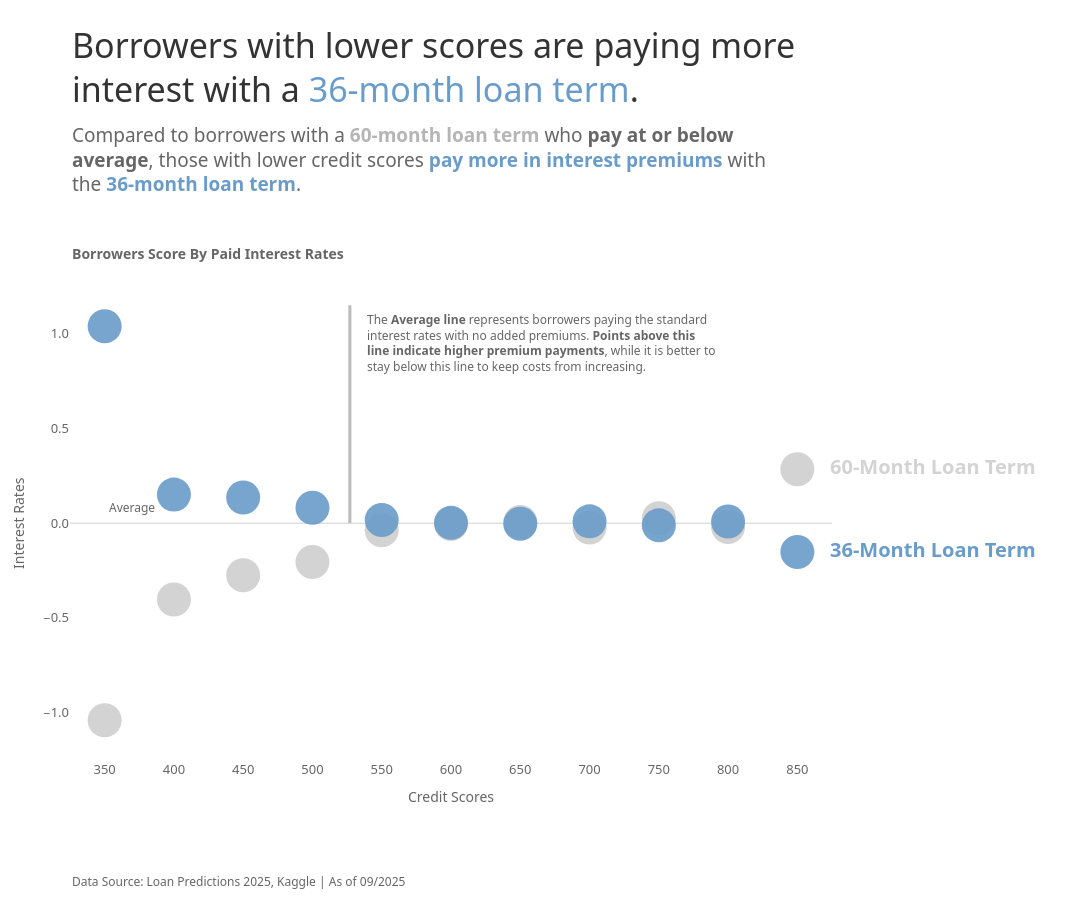

Source (notebook cell):
### Code cell
"""
Interactive Plotly recreation of the Tableau viz:
"Borrowers with lower scores are paying more interest with a 36-month loan term."

Metric:
    1. Bin credit scores into buckets of 50 (floor): 350, 400, ... 850
    2. Average interest rate per bucket and loan term
    3. Subtract the average of ALL borrowers in that bucket
       -> interest premium vs. the bucket average (0 = average)

Usage:
    pip install pandas plotly
    (in a Jupyter notebook, run:  %pip install pandas plotly  in a cell first)
    python loan_term_premium_plotly.py        # opens the chart in your browser
"""

import pandas as pd
import plotly.graph_objects as go

DATA_PATH = "loan_dataset.csv"
BLUE = "#6A9CC9"
LIGHT_GRAY = "#D3D3D3"
MID_GRAY = "#B5B5B5"
DARK_GRAY = "#666666"
TITLE_COLOR = "#333333"
FONT = "Tableau Book, Segoe UI, Helvetica Neue, Arial, sans-serif"

# ----------------------------------------------------------------------------
# Data prep
# ----------------------------------------------------------------------------
df = pd.read_csv(DATA_PATH)
df["score_bin"] = (df["credit_score"] // 50) * 50

by_term = df.groupby(["score_bin", "loan_term"])["interest_rate"].agg(["mean", "count"])
avg_rate = by_term["mean"].unstack("loan_term")
counts = by_term["count"].unstack("loan_term")
bin_avg = df.groupby("score_bin")["interest_rate"].mean()
premium = avg_rate.sub(bin_avg, axis=0)

x = premium.index.tolist()


def hover(term):
    """Custom hover text with the raw numbers behind each dot."""
    return [
        f"<b>{term}-month loan term</b><br>"
        f"Credit score bucket: {b}–{b + 49}<br>"
        f"Premium vs. bucket avg: {premium.loc[b, term]:+.2f} pts<br>"
        f"Avg rate: {avg_rate.loc[b, term]:.2f}%<br>"
        f"Borrowers: {int(counts.loc[b, term]):,}"
        for b in x
    ]


# ----------------------------------------------------------------------------
# Figure
# ----------------------------------------------------------------------------
fig = go.Figure()

# 60-month first so 36-month renders on top
fig.add_trace(go.Scatter(
    x=x, y=premium[60], mode="markers", name="60-Month Loan Term",
    marker=dict(size=34, color=LIGHT_GRAY),
    hovertext=hover(60), hoverinfo="text",
))
fig.add_trace(go.Scatter(
    x=x, y=premium[36], mode="markers", name="36-Month Loan Term",
    marker=dict(size=34, color=BLUE, opacity=0.9),
    hovertext=hover(36), hoverinfo="text",
))

# Average (zero) line
fig.add_hline(y=0, line=dict(color="#D0D0D0", width=1), layer="below")

# Vertical annotation bar
fig.add_shape(type="line", x0=527, x1=527, y0=0, y1=1.15,
              line=dict(color="#BBBBBB", width=3), layer="below")

# --- Text annotations (HTML spans give us multi-colored text) ----------------
def note(text, x, y, size, color=DARK_GRAY, xref="paper", yref="paper",
         xanchor="left", yanchor="top", **kw):
    fig.add_annotation(
        text=text, x=x, y=y, xref=xref, yref=yref, showarrow=False,
        xanchor=xanchor, yanchor=yanchor, align="left",
        font=dict(size=size, color=color, family=FONT), **kw,
    )


# Headline
note(
    f"Borrowers with lower scores are paying more<br>"
    f"interest with a <span style='color:{BLUE}'>36-month loan term</span>.",
    x=0, y=1.0, size=34, color=TITLE_COLOR,
)

# Sub-headline
note(
    f"Compared to borrowers with a "
    f"<b style='color:{MID_GRAY}'>60-month loan term</b> who "
    f"<b>pay at or below<br>average</b>, those with lower credit scores "
    f"<b style='color:{BLUE}'>pay more in interest premiums</b> with<br>"
    f"the <b style='color:{BLUE}'>36-month loan term</b>.",
    x=0, y=0.865, size=19,
)

# Chart title
note("<b>Borrowers Score By Paid Interest Rates</b>", x=0, y=0.70, size=14)

# Explanatory note next to the vertical bar
note(
    "The <b>Average line</b> represents borrowers paying the standard<br>"
    "interest rates with no added premiums. <b>Points above this<br>"
    "line indicate higher premium payments</b>, while it is better to<br>"
    "stay below this line to keep costs from increasing.",
    x=535, y=1.13, xref="x", yref="y", size=12, xshift=4,
)

# "Average" label on the zero line
note("Average", x=352, y=0.03, xref="x", yref="y", size=12, yanchor="bottom")

# Direct labels (replace the legend)
note(f"<b>60-Month Loan Term</b>", x=872, y=0.30, xref="x", yref="y",
     size=20, color=LIGHT_GRAY, yanchor="middle")
note(f"<b>36-Month Loan Term</b>", x=872, y=-0.14, xref="x", yref="y",
     size=20, color=BLUE, yanchor="middle")

# Source footer
note("Data Source: Loan Predictions 2025, Kaggle | As of 09/2025",
     x=0, y=-0.15, size=12)

# --- Layout ------------------------------------------------------------------
fig.update_layout(
    template="plotly_white",
    font=dict(family=FONT, color=DARK_GRAY),
    showlegend=False,
    width=1100, height=900,
    margin=dict(l=70, r=260, t=20, b=140),
    plot_bgcolor="white", paper_bgcolor="white",
    hoverlabel=dict(bgcolor="white", font=dict(family=FONT, size=13, color=DARK_GRAY)),
    xaxis=dict(
        title=dict(text="Credit Scores", font=dict(size=14)),
        tickmode="array", tickvals=x, tickfont=dict(size=13),
        range=[325, 875], showgrid=False, zeroline=False, ticks="",
    ),
    yaxis=dict(
        title=dict(text="Interest Rates", font=dict(size=14)),
        tickvals=[-1, -0.5, 0, 0.5, 1], tickformat=".1f", tickfont=dict(size=13),
        range=[-1.25, 1.25], showgrid=False, zeroline=False, ticks="",
        domain=[0.0, 0.64],
    ),
)

# Display the chart (inline in a Jupyter notebook, or in your browser from a .py script)
fig.show(config={"displayModeBar": False})

### Figure 1 — Plotly figure (JSON) as saved in the notebook; plotly's stock layout.template omitted (floating-point values rounded to 4 significant figures)
{"data": [{"hoverinfo": "text", "hovertext": ["<b>60-month loan term</b><br>Credit score bucket: 350–399<br>Premium vs. bucket avg: -1.04 pts<br>Avg rate: 18.42%<br>Borrowers: 1", "<b>60-month loan term</b><br>Credit score bucket: 400–449<br>Premium vs. bucket avg: -0.40 pts<br>Avg rate: 16.29%<br>Borrowers: 3", "<b>60-month loan term</b><br>Credit score bucket: 450–499<br>Premium vs. bucket avg: -0.28 pts<br>Avg rate: 15.91%<br>Borrowers: 30", "<b>60-month loan term</b><br>Credit score bucket: 500–549<br>Premium vs. bucket avg: -0.21 pts<br>Avg rate: 15.37%<br>Borrowers: 151", "<b>60-month loan term</b><br>Credit score bucket: 550–599<br>Premium vs. bucket avg: -0.04 pts<br>Avg rate: 14.31%<br>Borrowers: 607", "<b>60-month loan term</b><br>Credit score bucket: 600–649<br>Premium vs. bucket avg: -0.00 pts<br>Avg rate: 13.46%<br>Borrowers: 1,182", "<b>60-month loan term</b><br>Credit score bucket: 650–699<br>Premium vs. bucket avg: +0.01 pts<br>Avg rate: 12.48%<br>Borrowers: 1,707", "<b>60-month loan term</b><br>Credit score bucket: 700–749<br>Premium vs. bucket avg: -0.02 pts<br>Avg rate: 11.50%<br>Borrowers: 1,355", "<b>60-month loan term</b><br>Credit score bucket: 750–799<br>Premium vs. bucket avg: +0.03 pts<br>Avg rate: 10.69%<br>Borrowers: 702", "<b>60-month loan term</b><br>Credit score bucket: 800–849<br>Premium vs. bucket avg: -0.02 pts<br>Avg rate: 9.52%<br>Borrowers: 232", "<b>60-month loan term</b><br>Credit score bucket: 850–899<br>Premium vs. bucket avg: +0.28 pts<br>Avg rate: 9.12%<br>Borrowers: 49"], "marker": {"color": "#D3D3D3", "size": 34}, "mode": "markers", "name": "60-Month Loan Term", "type": "scatter", "x": [350, 400, 450, 500, 550, 600, 650, 700, 750, 800, 850], "y": [-1.04, -0.4024, -0.2751, -0.205, -0.03761, -0.004428, 0.005928, -0.0226, 0.02631, -0.01963, 0.2849]}, {"hoverinfo": "text", "hovertext": ["<b>36-month loan term</b><br>Credit score bucket: 350–399<br>Premium vs. bucket avg: +1.04 pts<br>Avg rate: 20.50%<br>Borrowers: 1", "<b>36-month loan term</b><br>Credit score bucket: 400–449<br>Premium vs. bucket avg: +0.15 pts<br>Avg rate: 16.84%<br>Borrowers: 8", "<b>36-month loan term</b><br>Credit score bucket: 450–499<br>Premium vs. bucket avg: +0.14 pts<br>Avg rate: 16.32%<br>Borrowers: 61", "<b>36-month loan term</b><br>Credit score bucket: 500–549<br>Premium vs. bucket avg: +0.08 pts<br>Avg rate: 15.65%<br>Borrowers: 380", "<b>36-month loan term</b><br>Credit score bucket: 550–599<br>Premium vs. bucket avg: +0.02 pts<br>Avg rate: 14.36%<br>Borrowers: 1,355", "<b>36-month loan term</b><br>Credit score bucket: 600–649<br>Premium vs. bucket avg: +0.00 pts<br>Avg rate: 13.46%<br>Borrowers: 2,842", "<b>36-month loan term</b><br>Credit score bucket: 650–699<br>Premium vs. bucket avg: -0.00 pts<br>Avg rate: 12.47%<br>Borrowers: 3,959", "<b>36-month loan term</b><br>Credit score bucket: 700–749<br>Premium vs. bucket avg: +0.01 pts<br>Avg rate: 11.53%<br>Borrowers: 3,153", "<b>36-month loan term</b><br>Credit score bucket: 750–799<br>Premium vs. bucket avg: -0.01 pts<br>Avg rate: 10.65%<br>Borrowers: 1,634", "<b>36-month loan term</b><br>Credit score bucket: 800–849<br>Premium vs. bucket avg: +0.01 pts<br>Avg rate: 9.55%<br>Borrowers: 496", "<b>36-month loan term</b><br>Credit score bucket: 850–899<br>Premium vs. bucket avg: -0.15 pts<br>Avg rate: 8.68%<br>Borrowers: 92"], "marker": {"color": "#6A9CC9", "opacity": 0.9, "size": 34}, "mode": "markers", "name": "36-Month Loan Term", "type": "scatter", "x": [350, 400, 450, 500, 550, 600, 650, 700, 750, 800, 850], "y": [1.04, 0.1509, 0.1353, 0.08146, 0.01685, 0.001842, -0.002556, 0.009713, -0.0113, 0.00918, -0.1518]}], "layout": {"annotations": [{"align": "left", "font": {"color": "#333333", "family": "Tableau Book, Segoe UI, Helvetica Neue, Arial, sans-serif", "size": 34}, "showarrow": false, "text": "Borrowers with lower scores are paying more<br>interest with a <span style='color:#6A9CC9'>36-month loan term</span>.", "x": 0, "xanchor": "left", "xref": "paper", "y": 1, "yanchor": "top", "yref": "paper"}, {"align": "left", "font": {"color": "#666666", "family": "Tableau Book, Segoe UI, Helvetica Neue, Arial, sans-serif", "size": 19}, "showarrow": false, "text": "Compared to borrowers with a <b style='color:#B5B5B5'>60-month loan term</b> who <b>pay at or below<br>average</b>, those with lower credit scores <b style='color:#6A9CC9'>pay more in interest premiums</b> with<br>the <b style='color:#6A9CC9'>36-month loan term</b>.", "x": 0, "xanchor": "left", "xref": "paper", "y": 0.865, "yanchor": "top", "yref": "paper"}, {"align": "left", "font": {"color": "#666666", "family": "Tableau Book, Segoe UI, Helvetica Neue, Arial, sans-serif", "size": 14}, "showarrow": false, "text": "<b>Borrowers Score By Paid Interest Rates</b>", "x": 0, "xanchor": "left", "xref": "paper", "y": 0.7, "yanchor": "top", "yref": "paper"}, {"align": "left", "font": {"color": "#666666", "family": "Tableau Book, Segoe UI, Helvetica Neue, Arial, sans-serif", "size": 12}, "showarrow": false, "text": "The <b>Average line</b> represents borrowers paying the standard<br>interest rates with no added premiums. <b>Points above this<br>line indicate higher premium payments</b>, while it is better to<br>stay below this line to keep costs from increasing.", "x": 535, "xanchor": "left", "xref": "x", "xshift": 4, "y": 1.13, "yanchor": "top", "yref": "y"}, {"align": "left", "font": {"color": "#666666", "family": "Tableau Book, Segoe UI, Helvetica Neue, Arial, sans-serif", "size": 12}, "showarrow": false, "text": "Average", "x": 352, "xanchor": "left", "xref": "x", "y": 0.03, "yanchor": "bottom", "yref": "y"}, {"align": "left", "font": {"color": "#D3D3D3", "family": "Tableau Book, Segoe UI, Helvetica Neue, Arial, sans-serif", "size": 20}, "showarrow": false, "text": "<b>60-Month Loan Term</b>", "x": 872, "xanchor": "left", "xref": "x", "y": 0.3, "yanchor": "middle", "yref": "y"}, {"align": "left", "font": {"color": "#6A9CC9", "family": "Tableau Book, Segoe UI, Helvetica Neue, Arial, sans-serif", "size": 20}, "showarrow": false, "text": "<b>36-Month Loan Term</b>", "x": 872, "xanchor": "left", "xref": "x", "y": -0.14, "yanchor": "middle", "yref": "y"}, {"align": "left", "font": {"color": "#666666", "family": "Tableau Book, Segoe UI, Helvetica Neue, Arial, sans-serif", "size": 12}, "showarrow": false, "text": "Data Source: Loan Predictions 2025, Kaggle | As of 09/2025", "x": 0, "xanchor": "left", "xref": "paper", "y": -0.15, "yanchor": "top", "yref": "paper"}], "font": {"color": "#666666", "family": "Tableau Book, Segoe UI, Helvetica Neue, Arial, sans-serif"}, "height": 900, "hoverlabel": {"bgcolor": "white", "font": {"color": "#666666", "family": "Tableau Book, Segoe UI, Helvetica Neue, Arial, sans-serif", "size": 13}}, "margin": {"b": 140, "l": 70, "r": 260, "t": 20}, "paper_bgcolor": "white", "plot_bgcolor": "white", "shapes": [{"layer": "below", "line": {"color": "#D0D0D0", "width": 1}, "type": "line", "x0": 0, "x1": 1, "xref": "x domain", "y0": 0, "y1": 0, "yref": "y"}, {"layer": "below", "line": {"color": "#BBBBBB", "width": 3}, "type": "line", "x0": 527, "x1": 527, "y0": 0, "y1": 1.15}], "showlegend": false, "width": 1100, "xaxis": {"range": [325, 875], "showgrid": false, "tickfont": {"size": 13}, "tickmode": "array", "ticks": "", "tickvals": [350, 400, 450, 500, 550, 600, 650, 700, 750, 800, 850], "title": {"font": {"size": 14}, "text": "Credit Scores"}, "zeroline": false}, "yaxis": {"domain": [0, 0.64], "range": [-1.25, 1.25], "showgrid": false, "tickfont": {"size": 13}, "tickformat": ".1f", "ticks": "", "tickvals": [-1, -0.5, 0, 0.5, 1], "title": {"font": {"size": 14}, "text": "Interest Rates"}, "zeroline": false}}}
